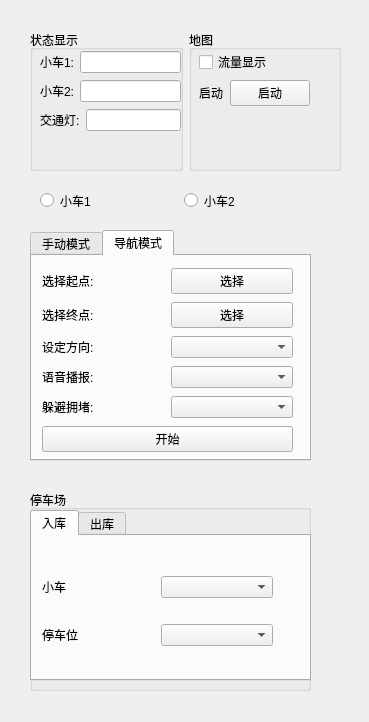
<?xml version="1.0" encoding="UTF-8"?>
<ui version="4.0">
 <class>Right</class>
 <widget class="QWidget" name="Right">
  <property name="geometry">
   <rect>
    <x>0</x>
    <y>0</y>
    <width>369</width>
    <height>722</height>
   </rect>
  </property>
  <property name="windowTitle">
   <string>Form</string>
  </property>
  <widget class="QTabWidget" name="plan_mode_tab_widget">
   <property name="geometry">
    <rect>
     <x>30</x>
     <y>230</y>
     <width>281</width>
     <height>231</height>
    </rect>
   </property>
   <property name="currentIndex">
    <number>1</number>
   </property>
   <widget class="QWidget" name="manu_plan_widget">
    <attribute name="title">
     <string>手动模式</string>
    </attribute>
    <widget class="QCheckBox" name="avoid_jam_checkbox">
     <property name="geometry">
      <rect>
       <x>10</x>
       <y>290</y>
       <width>91</width>
       <height>19</height>
      </rect>
     </property>
     <property name="text">
      <string>躲避拥堵 </string>
     </property>
    </widget>
    <widget class="QWidget" name="">
     <property name="geometry">
      <rect>
       <x>10</x>
       <y>10</y>
       <width>251</width>
       <height>181</height>
      </rect>
     </property>
     <layout class="QVBoxLayout" name="verticalLayout_3">
      <item>
       <widget class="QTextBrowser" name="path_view_text_brow"/>
      </item>
      <item>
       <layout class="QHBoxLayout" name="horizontalLayout_7">
        <item>
         <widget class="QPushButton" name="start_btn">
          <property name="text">
           <string>开始</string>
          </property>
         </widget>
        </item>
        <item>
         <widget class="QPushButton" name="complete_btn">
          <property name="text">
           <string>发送</string>
          </property>
         </widget>
        </item>
       </layout>
      </item>
     </layout>
    </widget>
   </widget>
   <widget class="QWidget" name="auto_plan_widget">
    <attribute name="title">
     <string>导航模式</string>
    </attribute>
    <widget class="QWidget" name="">
     <property name="geometry">
      <rect>
       <x>10</x>
       <y>10</y>
       <width>251</width>
       <height>194</height>
      </rect>
     </property>
     <layout class="QVBoxLayout" name="verticalLayout_4">
      <item>
       <layout class="QHBoxLayout" name="horizontalLayout_8">
        <item>
         <widget class="QLabel" name="select_st_pt_label">
          <property name="text">
           <string>选择起点:</string>
          </property>
         </widget>
        </item>
        <item>
         <widget class="QPushButton" name="select_st_pt_btn">
          <property name="text">
           <string>选择</string>
          </property>
         </widget>
        </item>
       </layout>
      </item>
      <item>
       <layout class="QHBoxLayout" name="horizontalLayout_9">
        <item>
         <widget class="QLabel" name="select_end_pt_label">
          <property name="text">
           <string>选择终点:</string>
          </property>
         </widget>
        </item>
        <item>
         <widget class="QPushButton" name="select_end_pt_btn">
          <property name="text">
           <string>选择</string>
          </property>
         </widget>
        </item>
       </layout>
      </item>
      <item>
       <layout class="QHBoxLayout" name="horizontalLayout_10">
        <item>
         <widget class="QLabel" name="set_direcion_label">
          <property name="text">
           <string>设定方向:</string>
          </property>
         </widget>
        </item>
        <item>
         <widget class="QComboBox" name="set_direcion_combo_box"/>
        </item>
       </layout>
      </item>
      <item>
       <layout class="QHBoxLayout" name="horizontalLayout_11">
        <item>
         <widget class="QLabel" name="voice_label">
          <property name="text">
           <string>语音播报:</string>
          </property>
         </widget>
        </item>
        <item>
         <widget class="QComboBox" name="voice_combo_box"/>
        </item>
       </layout>
      </item>
      <item>
       <layout class="QHBoxLayout" name="horizontalLayout_12">
        <item>
         <widget class="QLabel" name="avoid_jam_label">
          <property name="text">
           <string>躲避拥堵:</string>
          </property>
         </widget>
        </item>
        <item>
         <widget class="QComboBox" name="avoid_jam_combo_box"/>
        </item>
       </layout>
      </item>
      <item>
       <widget class="QPushButton" name="begin_btn">
        <property name="text">
         <string>开始</string>
        </property>
       </widget>
      </item>
     </layout>
    </widget>
   </widget>
  </widget>
  <widget class="QGroupBox" name="park_lot_tab_widget">
   <property name="geometry">
    <rect>
     <x>30</x>
     <y>490</y>
     <width>281</width>
     <height>201</height>
    </rect>
   </property>
   <property name="title">
    <string>停车场</string>
   </property>
   <widget class="QTabWidget" name="pathPlan_2">
    <property name="geometry">
     <rect>
      <x>0</x>
      <y>20</y>
      <width>281</width>
      <height>171</height>
     </rect>
    </property>
    <property name="currentIndex">
     <number>0</number>
    </property>
    <widget class="QWidget" name="park_in_widget">
     <attribute name="title">
      <string>入库</string>
     </attribute>
     <widget class="QCheckBox" name="avoid_jam_checkbox_4">
      <property name="geometry">
       <rect>
        <x>10</x>
        <y>290</y>
        <width>91</width>
        <height>19</height>
       </rect>
      </property>
      <property name="text">
       <string>躲避拥堵 </string>
      </property>
     </widget>
     <widget class="QWidget" name="">
      <property name="geometry">
       <rect>
        <x>10</x>
        <y>20</y>
        <width>231</width>
        <height>111</height>
       </rect>
      </property>
      <layout class="QVBoxLayout" name="verticalLayout_5">
       <item>
        <layout class="QHBoxLayout" name="horizontalLayout_13">
         <item>
          <widget class="QLabel" name="car_lot1_label">
           <property name="text">
            <string>小车</string>
           </property>
          </widget>
         </item>
         <item>
          <widget class="QComboBox" name="car_select_combo_box"/>
         </item>
        </layout>
       </item>
       <item>
        <layout class="QHBoxLayout" name="horizontalLayout_14">
         <item>
          <widget class="QLabel" name="park_pos1_label">
           <property name="text">
            <string>停车位</string>
           </property>
          </widget>
         </item>
         <item>
          <widget class="QComboBox" name="pos_select_combo_box"/>
         </item>
        </layout>
       </item>
      </layout>
     </widget>
    </widget>
    <widget class="QWidget" name="park_out_widget">
     <attribute name="title">
      <string>出库</string>
     </attribute>
     <widget class="QWidget" name="">
      <property name="geometry">
       <rect>
        <x>10</x>
        <y>60</y>
        <width>251</width>
        <height>23</height>
       </rect>
      </property>
      <layout class="QHBoxLayout" name="horizontalLayout_15">
       <item>
        <widget class="QLabel" name="car_lot2_label">
         <property name="text">
          <string>小车</string>
         </property>
        </widget>
       </item>
       <item>
        <widget class="QComboBox" name="car_select2_combo_box"/>
       </item>
      </layout>
     </widget>
    </widget>
   </widget>
  </widget>
  <widget class="QWidget" name="">
   <property name="geometry">
    <rect>
     <x>30</x>
     <y>30</y>
     <width>311</width>
     <height>141</height>
    </rect>
   </property>
   <layout class="QHBoxLayout" name="horizontalLayout_5">
    <item>
     <widget class="QGroupBox" name="state_view_group_box">
      <property name="title">
       <string>状态显示</string>
      </property>
      <widget class="QWidget" name="">
       <property name="geometry">
        <rect>
         <x>10</x>
         <y>20</y>
         <width>141</width>
         <height>85</height>
        </rect>
       </property>
       <layout class="QVBoxLayout" name="verticalLayout">
        <item>
         <layout class="QHBoxLayout" name="horizontalLayout">
          <item>
           <widget class="QLabel" name="car_label1">
            <property name="text">
             <string>小车1:</string>
            </property>
           </widget>
          </item>
          <item>
           <widget class="QLineEdit" name="car_edit1"/>
          </item>
         </layout>
        </item>
        <item>
         <layout class="QHBoxLayout" name="horizontalLayout_2">
          <item>
           <widget class="QLabel" name="car_label2">
            <property name="text">
             <string>小车2:</string>
            </property>
           </widget>
          </item>
          <item>
           <widget class="QLineEdit" name="car_edit2"/>
          </item>
         </layout>
        </item>
        <item>
         <layout class="QHBoxLayout" name="horizontalLayout_3">
          <item>
           <widget class="QLabel" name="light_label">
            <property name="text">
             <string>交通灯:</string>
            </property>
           </widget>
          </item>
          <item>
           <widget class="QLineEdit" name="light_edit"/>
          </item>
         </layout>
        </item>
       </layout>
      </widget>
     </widget>
    </item>
    <item>
     <widget class="QGroupBox" name="map_view_group_box">
      <property name="title">
       <string>地图</string>
      </property>
      <widget class="QWidget" name="">
       <property name="geometry">
        <rect>
         <x>10</x>
         <y>20</y>
         <width>111</width>
         <height>58</height>
        </rect>
       </property>
       <layout class="QVBoxLayout" name="verticalLayout_2">
        <item>
         <widget class="QCheckBox" name="flow_view_check_box">
          <property name="text">
           <string>流量显示</string>
          </property>
         </widget>
        </item>
        <item>
         <layout class="QHBoxLayout" name="horizontalLayout_4">
          <item>
           <widget class="QLabel" name="cmd_label">
            <property name="text">
             <string>启动</string>
            </property>
           </widget>
          </item>
          <item>
           <widget class="QPushButton" name="state_btn">
            <property name="text">
             <string>启动</string>
            </property>
           </widget>
          </item>
         </layout>
        </item>
       </layout>
      </widget>
     </widget>
    </item>
   </layout>
  </widget>
  <widget class="QWidget" name="">
   <property name="geometry">
    <rect>
     <x>40</x>
     <y>190</y>
     <width>281</width>
     <height>21</height>
    </rect>
   </property>
   <layout class="QHBoxLayout" name="horizontalLayout_6">
    <item>
     <widget class="QRadioButton" name="car_rad_btn1">
      <property name="text">
       <string>小车1</string>
      </property>
     </widget>
    </item>
    <item>
     <widget class="QRadioButton" name="car_rad_btn2">
      <property name="text">
       <string>小车2</string>
      </property>
     </widget>
    </item>
   </layout>
  </widget>
 </widget>
 <resources/>
 <connections/>
</ui>
